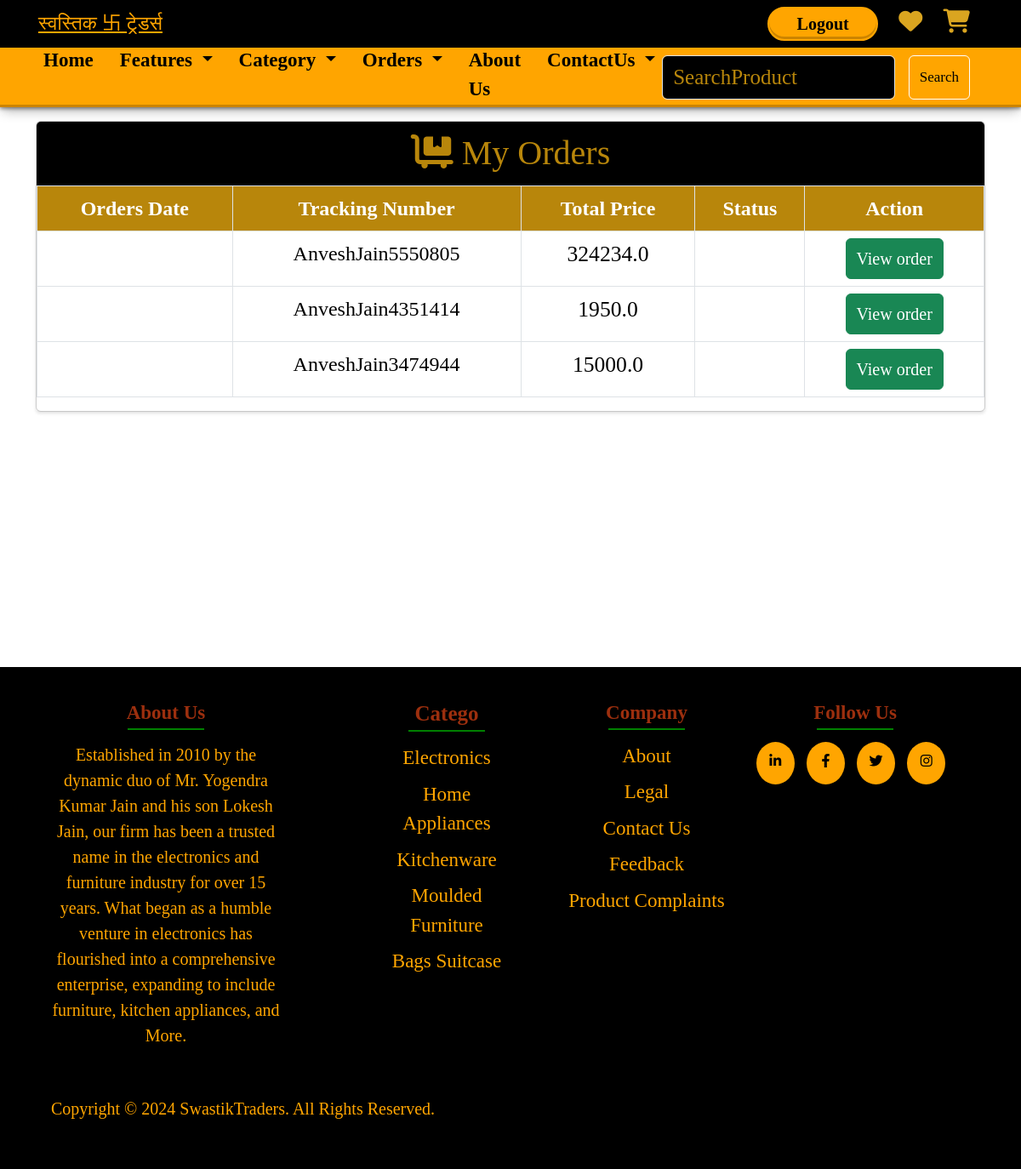
The page /Booking/ (signed in) on the database its author committed.
### Ecomapp/models.py (models this page shows, shortened)
class Order(models.Model):
    user = models.ForeignKey(User, on_delete=models.CASCADE)
    Fname = models.CharField(max_length=100)
    Lname = models.CharField(max_length=100)
    Email = models.EmailField()
    Phone = models.CharField(max_length=15)
    Address = models.TextField()
    City = models.CharField(max_length=100)
    State = models.CharField(max_length=100)
    Country = models.CharField(max_length=100)
    Pincode = models.CharField(max_length=10)
    Payment_mode = models.CharField(max_length=20)  # COD or Razorpay
    Payment_id = models.CharField(max_length=100, null=True, blank=True)  # Razorpay payment ID
    Total_price = models.FloatField()
    tracking_no = models.CharField(max_length=100, unique=True)
    created_at = models.DateTimeField(auto_now_add=True)

### Ecomapp/views.py (the view)
# urls.py: path('Booking/', views.Book, name='Booking'),
@login_required(login_url='Login')
def Book(request):
     orders = Order.objects.filter(user=request.user)
     context = {'orders':orders}
     return render(request,'Book.html',context)

### templates/Book.html (shortened to what this page needs)
{% extends 'Store/layouts/main.html' %}
{% load static %}
{% block content %}
    <div class="container my-3">
        <div class="row">
            <div class="col-md-12">
                <div class="card shadow-sm black">
                    <div class="card-header text-white" style="font-family: 'Times New Roman', Times, serif; padding: 5px;background-color: black;">
                        <h2 class="text-center my-2" style="font-size: 2.5rem;color:darkgoldenrod;"><i class="fa-solid fa-cart-flatbed" style="color: darkgoldenrod"></i> My Orders</h2>
                    </div>
                    <div class="card-body shadow-sm" style="padding: 0;">
                        <div class="table-responsive">
                            <table class="table table-bordered">
                                <thead>
                                    <tr style="font-size: 1.5rem; font-family: 'Times New Roman', Times, serif;">
                                        <th class="text-white text-center" style="background-color:darkgoldenrod;">Orders Date</th>
                                        <th class="text-white text-center" style="background-color:darkgoldenrod;">Tracking Number</th>
                                        <th class="text-white text-center" style="background-color:darkgoldenrod">Total Price</th>
                                        <th class="text-white text-center" style="background-color:darkgoldenrod">Status</th>
                                        <th class="text-white text-center" style="background-color:darkgoldenrod">Action</th>
                                    </tr>
                                </thead>
                                <tbody>
                                    {% for item in orders %}
                                        <tr style="font-size: 1.6rem; font-family: 'Times New Roman', Times, serif;">
                                            <td style="color: black;font-size: 1.5rem;" class="text-center">{{ item.Created_at }}</td>
                                            <td style="color: black;font-size: 1.5rem;" class="text-center">{{ item.tracking_no }}</td>
                                            <td style="color: black;" class="text-center">{{ item.Total_price }}</td>
                                            <td style="color: black;" class="text-center">{{ item.Status }}</td>
                                            <td class="text-center">
                                                <a href="{% url 'vieworder' item.tracking_no %}" class="btn btn-success text-white" style="font-size: 1.25rem; padding: 8px 12px;color: black;">View order</a>
                                            </td>
                                        </tr>
                                    {% endfor %}
                                </tbody>
                            </table>
                        </div>
                    </div>
                </div>
            </div>
        </div>
    </div>
    <footer>
        <div class="footer-col about">
            <h4>About us</h4>
            <p style="color: Orange;font-size: 20px;font-family: 'Times New Roman', Times, serif;">Established in 2010 by the dynamic duo of Mr. Yogendra Kumar Jain and his son Lokesh Jain, our firm has been a trusted name in the electronics and furniture industry for over 15 years. What began as a humble venture in electronics has flourished into a comprehensive enterprise, expanding to include furniture, kitchen appliances, and More.</p>
        </div>
        <div class="footer-col services">
            <h4 style="margin-left: 120px;font-family: 'Times New Roman', Times, serif;font-size: 25px;">Catego</h4>
            <ul style="margin-left: 120px;">
                <li><a href="http://127.0.0.1:2000/collections/Electronics">Electronics</a></li>
                <li><a href="http://127.0.0.1:2000/collections/KitchenWare">Home Appliances</a></li>
                <li><a href="http://127.0.0.1:2000/collections/Washroom">Kitchenware</a></li>
                <li><a href="http://127.0.0.1:2000/collections/Handloom">Moulded Furniture</a></li>
                <li><a href="http://127.0.0.1:2000/collections/Bags">Bags Suitcase</a></li>
            </ul>
        </div>
        <div class="footer-col company">
            <h4 style="margin-left: 50px;">Company</h4>
            <ul style="margin-left: 50px;">
                <li><a href="{% url 'Aboutus' %}">About</a></li>
                <li><a href="http://127.0.0.1:1000/contact/">Legal</a></li>
                <li><a href="{% url 'Contact' %}">Contact us</a></li>
                <li><a href="{% url 'Feedbacks' %}">Feedback</a></li>
                <li><a href="{% url 'Complaint' %}">Product Complaints</a></li>
            </ul>
        </div>
        <div class="footer-col follow">
            <h4>Follow us</h4>
            <div class="links">
                <a href="https://www.linkedin.com/feed/"><i class="fab fa-linkedin-in"></i></a>
                <a href="https://www.facebook.com/"><i class="fab fa-facebook-f"></i></a>
                <a href="#"><i class="fab fa-twitter"></i></a>
                <a href="https://www.instagram.com/anveshjain1635/"><i class="fab fa-instagram"></i></a>
            </div>
        </div>
        <div class="line">
            <p style="font-size: 20px;color:Orange;font-family: 'Times New Roman', Times, serif;">Copyright © 2024 SwastikTraders. All Rights Reserved.</p>
        </div>
    </footer>
    {% endblock content %}

### templates/store/Inc/navbar.html (style rules this page uses)
body { margin: 100; padding: 100; box-sizing: border-box; background-color: white; }

### templates/Book.html (style rules this page uses)
footer { display: flex; flex-wrap: wrap; background-color:black; padding: 40px 5%; color: black; margin-top: 300px; height: auto; }
.footer-col { flex: 1; min-width: 200px; margin-bottom: 20px; text-align: center; }
.footer-col h4 { margin-bottom: 20px; font-weight: bold; font-size: 23px; color: rgb(156, 47, 14); text-transform: capitalize; position: relative; font-family: 'Times New Roman', Times, serif; }
.footer-col p { color: Orange; font-size: 20px; }
.footer-col h4::before { content: ''; position: absolute; left: 50%; transform: translateX(-50%); bottom: -6px; background-color: green; height: 2px; width: 90px; }
ul { list-style: none; padding: 0; }
ul li { margin-bottom: 8px; }
ul li a { display: block; font-size: 23px; text-transform: capitalize; color: Orange; text-decoration: none; transition: 0.4s; font-family: "Lora"; }
.links a { display: inline-block; height: 50px; width: 45px; color: black; background-color: Orange; margin: 0 10px 10px 0; text-align: center; line-height: 44px; border-radius: 50%; transition: 0.4s; }
.line { text-align: center; font-size: 20px; color: orange; margin-top: 20px; }

### templates/store/layouts/main.html (style rules this page uses)
body { min-height: 100vh; width: 100vw; background-color: white; overflow-x: hidden; }

### rows shown on the page
Order: tracking_no "AnveshJain5550805", Total_price "324234.0"
Order: tracking_no "AnveshJain4351414", Total_price "1950.0"
Order: tracking_no "AnveshJain3474944", Total_price "15000.0"
